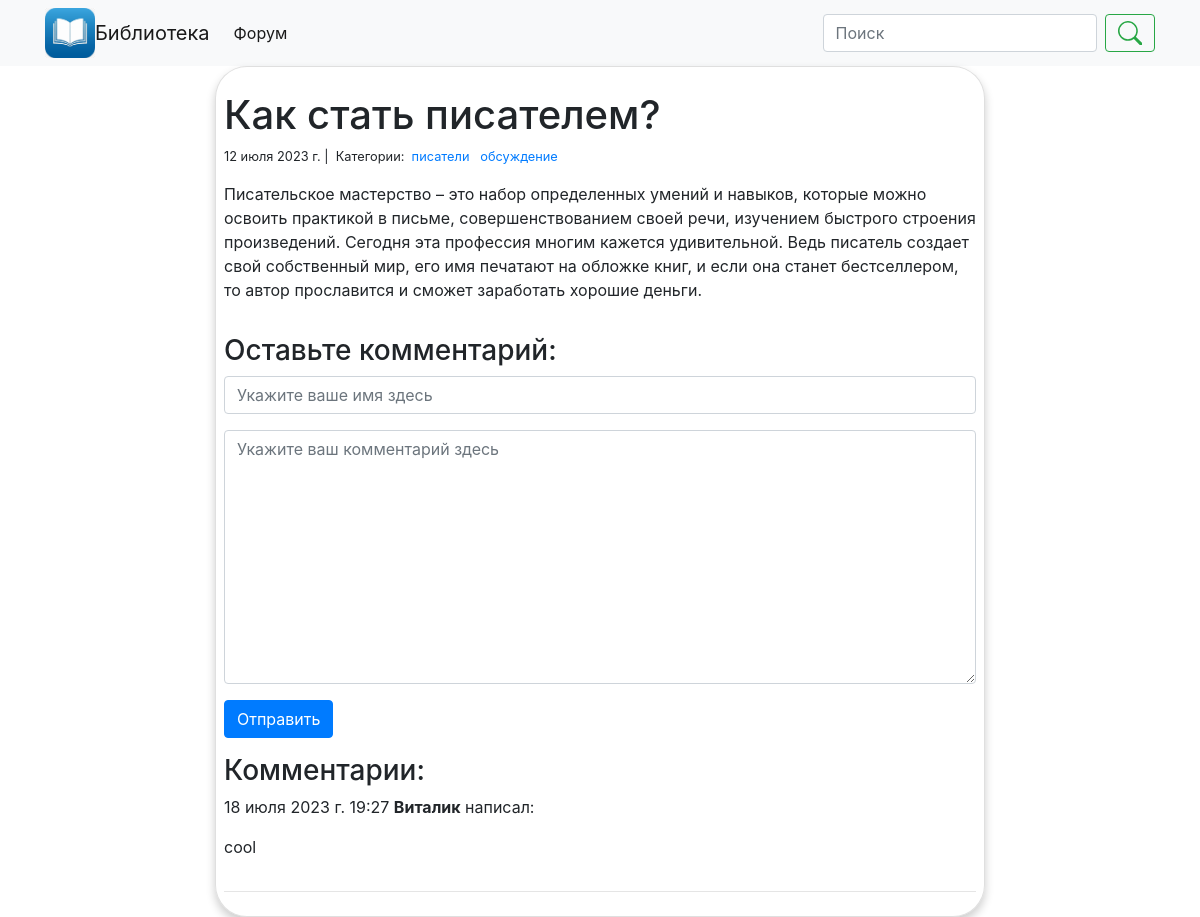
/forum/1/, run on the app's committed database.
### forum/models.py (models this page shows)
class Post(models.Model):
    title = models.CharField(max_length=100)
    body = models.TextField()
    created_on = models.DateTimeField(auto_now_add=True)
    last_modified = models.DateTimeField(auto_now=True)
    categories = models.ManyToManyField('Category', related_name='posts')

class Category(models.Model):
    name = models.CharField(max_length=20)

class Comment(models.Model):
    author = models.CharField(max_length=25)
    body = models.TextField()
    created_on = models.DateTimeField(auto_now_add=True)
    post = models.ForeignKey('Post', on_delete=models.CASCADE)

### forum/views.py (the view, shortened to what this page needs)
# urls.py: path('<int:pk>/', views.forum_detail, name='forum_detail'),
def forum_detail(request, pk):
    post = Post.objects.get(pk=pk)
    form = CommentsForm()
    comments = Comment.objects.filter(post=post).order_by('-created_on')
    context = {'post': post, 'comments': comments, 'form': form}
    return render(request, 'forum_detail.html', context)

### forum/forms.py
class CommentsForm(forms.Form):
    author = forms.CharField(
        max_length=60,
        min_length=5,
        widget=forms.TextInput(
            attrs={
                'class': 'form-control',
                'placeholder': 'Укажите ваше имя здесь'
            }
        )
    )
    body = forms.CharField(
        widget=forms.Textarea(
            attrs={
                'class': 'form-control',
                'placeholder': 'Укажите ваш комментарий здесь'
            }
        )
    )

### forum/templates/forum_detail.html (shortened to what this page needs)
{% extends "base.html" %}
{% block page_content %}
<div class="col-md-8 offset-md-2">
    <div class="card" style="padding: 1.5em .5em .5em; border-radius: 2em;
        box-shadow: 0 5px 10px rgba(0,0,0,.2); background: rgba(255,255,255,.5);">
        <h1>{{ post.title }}</h1>
        <small>
            {{ post.created_on.date }} |&nbsp;
            Категории:&nbsp;
            {% for category in post.categories.all %}
            <a href="{% url 'forum_category' category.name %}">
                {{ category.name }}
            </a>&nbsp;
            {% endfor %}
        </small>
        <p>{{ post.body | linebreaks }}</p>
        <h3>Оставьте комментарий:</h3>
        <form action="/forum/{{ post.pk }}/" method="post">
            <div class="form-group">
                {{ form.author }}
            </div>
            <div class="form-group">
                {{ form.body }}
            </div>
            <button type="submit" class="btn btn-primary">Отправить</button>
        </form>
        <h3>Комментарии:</h3>
        {% for comment in comments %}
        <p>
            {{comment.created_on.date }}
            {{comment.created_on.time }}
            <b>{{ comment.author }}</b> написал:
        </p>
        <p>{{ comment.body }}</p>
        <hr>
        {% endfor %}
    </div>
</div>
{% endblock %}

### data on the page
Post: title "Как стать писателем?", created_on "12 июля 2023 г.", body "Писательское мастерство – это набор определенных умений и навыков, которые можно освоить практикой в письме, совершенствованием своей речи, изучением быстрого строения произведений. Сегодня эта профессия многим кажется удивительной. Ведь писатель создает свой собственный мир, его имя печатают на обложке книг, и если она станет бестселлером, то автор прославится и сможет заработать хорошие деньги."
Category: name "писатели"
Category: name "обсуждение"
Comment: created_on "18 июля 2023 г.", created_on.time "19:27", author "Виталик", body "cool"
